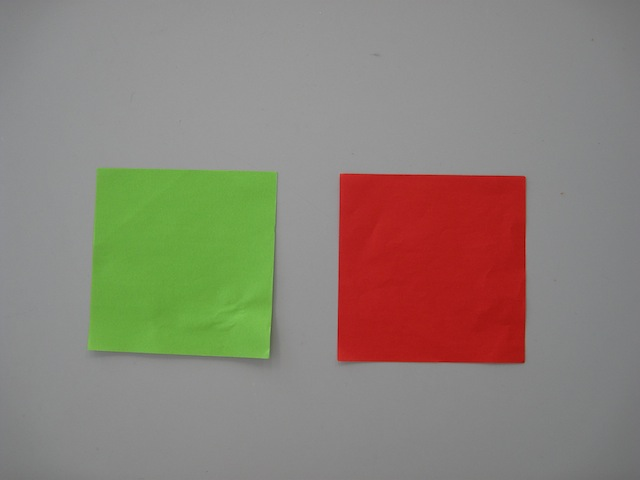
//> input picture src/08/hw/02/assets/red_green_rectangle.jpg, 640 x 480 px
$ ./main   (built with g++ and OpenCV 4)
//> lines starting //> are read from the running program, lines starting //| are printed output that depends on the picture; after the words box and inside, x2 and y2 are one past the last pixel; in counts of white or black regions, pixels touching at a corner belong together
#include <iostream>
#include <numeric>
#include <opencv2/opencv.hpp>

#define FILE_NAME_INPUT "./assets/red_green_rectangle.jpg"
#define VAL_HIGH 255
#define VAL_LOW 0

std::tuple<int, int, int> to_tuple(const cv::Vec3b &color)
{
  return {color[0], color[1], color[2]};
}

uchar to_uchar(const int value)
{
  // ref: http://opencv.jp/opencv-2.2/cpp/saturation_arithmetics.html
  return cv::saturate_cast<uchar>(value);
}

void print_hist(const std::vector<int> &hist)
{
  for (int i = 0; i < hist.size(); i += 10)
  {
    printf(" %3d | %d", i, hist[i]);
    std::cout << std::endl;
  }
  std::cout << std::endl;
}

void set_hist(std::vector<int> &hist, const cv::Mat &img)
{
  hist = std::vector<int>(256, 0);
  for (int y = 0; y < img.rows; ++y)
  {
    for (int x = 0; x < img.cols; ++x)
    {
      auto pixel = static_cast<int>(img.at<uchar>(y, x));
      hist[pixel]++;
    }
  }
}

int calc_threshold_with_ptile(const std::vector<int> &hist, const double p)
{
  auto total = std::accumulate(hist.begin(), hist.end(), 0LL);
  auto target = static_cast<long long>(total * p);
  auto sum = 0;
  for (int i = 0; i < static_cast<int>(hist.size()); ++i)
  {
    sum += hist[i];
    if (sum >= target)
    {
      return i;
    }
  }

  return -1;
}

int main(int argc, char *argv[])
{
  auto input = cv::imread(FILE_NAME_INPUT);
//> input is the input picture: 480 rows x 640 cols, CV_8UC3; mean B, G, R 119, 130.4, 139.5

  if (input.empty())
  {
    fprintf(stderr, "読み込み失敗\n");
    return -1;
  }

  std::vector<int> hist_b(256, 0);
  std::vector<int> hist_g(256, 0);
  std::vector<int> hist_r(256, 0);
  input.forEach<cv::Vec3b>([&](cv::Vec3b &pixel, auto __) -> void {
    auto [b, g, r] = to_tuple(pixel);
    hist_b[b]++;
    hist_g[g]++;
    hist_r[r]++;
  });
//> hist_b = 256 values, max 10942 at index 147, min 0 at index 0, mean 1200; hist_g = 256 values, max 10646 at index 142, min 0 at index 0, mean 1200; hist_r = 256 values, max 11210 at index 142, min 0 at index 0, mean 1200

  std::cout << "--- HISTOGRAM ---" << std::endl;
  std::cout << "B" << std::endl;
  print_hist(hist_b);
//> the loop in print_hist, `for (int i = 0; i < hist.size(); i += 10)` made 26 passes
//|    0 | 0
//|   10 | 1
//|   20 | 408
//|   30 | 2529
//|   40 | 58
//|   50 | 41
//|   60 | 2224
//|   70 | 780
//> (output is shown up to pass 8 of 26)
  std::cout << "G" << std::endl;
  print_hist(hist_g);
//> the loop in print_hist (call 2), `for (int i = 0; i < hist.size(); i += 10)` made 26 passes
//|    0 | 0
//|   10 | 0
//|   20 | 25
//|   30 | 3373
//|   40 | 84
//|   50 | 8
//|   60 | 26
//|   70 | 8
//> (output is shown up to pass 8 of 26)
  std::cout << "R" << std::endl;
  print_hist(hist_r);

  auto calc = [](const std::vector<int> &hist) { return calc_threshold_with_ptile(hist, 0.9); };
  auto b_threshold = calc(hist_b);
//> in calc_threshold_with_ptile, `auto total = std::accumulate(hist.begin(), hist.end(), 0LL);`: total = 307200
//> in calc_threshold_with_ptile, `auto target = static_cast<long long>(total * p);`: target = 276480
//> the loop in calc_threshold_with_ptile, `for (int i = 0; i < static_cast<int>(hist.size()); ++i)` made 151 passes
//> sum on passes 1 to 3: 0, 0, 0
//> b_threshold = 150
  auto g_threshold = calc(hist_g);
//> the loop in calc_threshold_with_ptile (call 2), `for (int i = 0; i < static_cast<int>(hist.size()); ++i)` made 164 passes
//> g_threshold = 163
  auto r_threshold = calc(hist_r);
//> r_threshold = 166

  std::cout << "ヒストグラムの 90% にあたる値: " << std::endl;
  std::cout << "B: " << b_threshold << ", G: " << g_threshold << ", R: " << r_threshold << std::endl;
//| B: 150, G: 163, R: 166

  auto output_only_red = cv::Mat(input.size(), CV_8UC1);
  input.forEach<cv::Vec3b>([&](cv::Vec3b &pixel, const int *position) -> void {
    auto [b, g, r] = to_tuple(pixel);
    auto [y, x] = std::make_tuple(position[0], position[1]);
    output_only_red.at<uchar>(y, x) = (r >= r_threshold) ? VAL_HIGH : VAL_LOW;
  });

  auto output_only_green = cv::Mat(input.size(), CV_8UC1);
  input.forEach<cv::Vec3b>([&](cv::Vec3b &pixel, const int *position) -> void {
    auto [b, g, r] = to_tuple(pixel);
    auto [y, x] = std::make_tuple(position[0], position[1]);
    output_only_green.at<uchar>(y, x) = (g >= g_threshold) ? VAL_HIGH : VAL_LOW;
  });

  cv::imshow("Input", input);
  cv::imshow("Output Only Red", output_only_red);
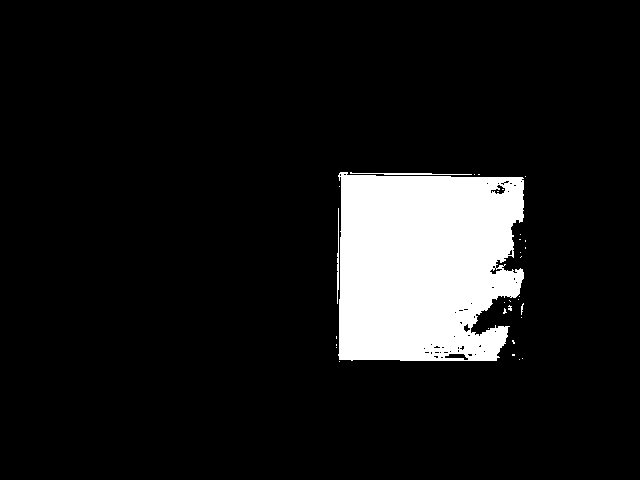
//> window 'Output Only Red': 480 rows x 640 cols, CV_8UC1; 10.2% white; 32 white regions (29 under 20 px), largest, box (x1, y1, x2, y2) and area: (338, 172, 524, 361) 30886, (350, 172, 472, 175) 172, (337, 208, 339, 304) 130
  cv::imshow("Output Only Green", output_only_green);
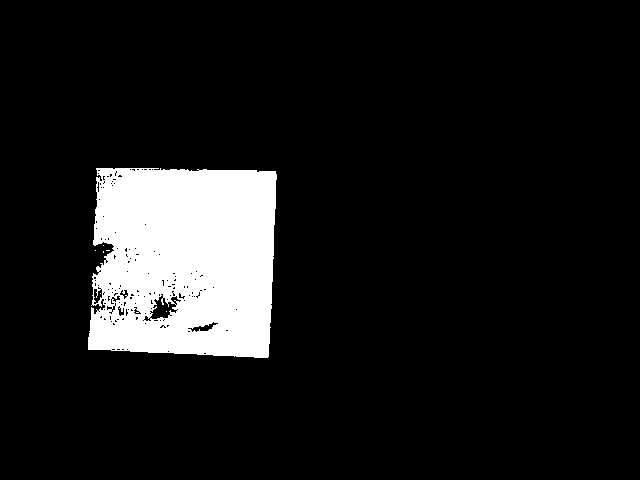
//> window 'Output Only Green': 480 rows x 640 cols, CV_8UC1; 10.3% white; 7 white regions (6 under 20 px), largest, box (x1, y1, x2, y2) and area: (88, 168, 277, 358) 31711
  cv::waitKey();

  return 0;
}
